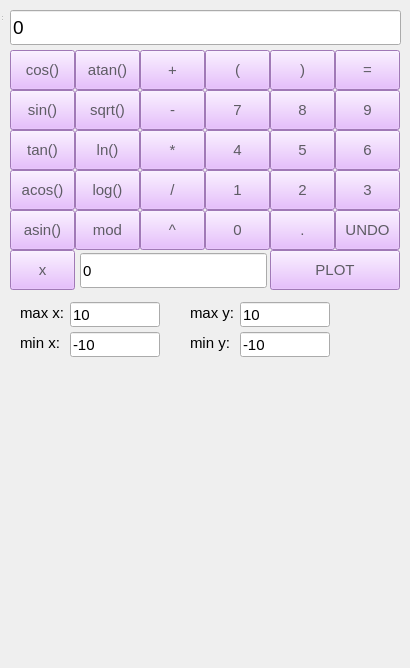
<?xml version="1.0" encoding="UTF-8"?>
<ui version="4.0">
 <class>SmartView</class>
 <widget class="QWidget" name="SmartView">
  <property name="geometry">
   <rect>
    <x>0</x>
    <y>0</y>
    <width>410</width>
    <height>668</height>
   </rect>
  </property>
  <property name="font">
   <font>
    <pointsize>11</pointsize>
   </font>
  </property>
  <property name="windowTitle">
   <string>View</string>
  </property>
  <widget class="QWidget" name="centralwidget" native="true">
   <property name="geometry">
    <rect>
     <x>0</x>
     <y>0</y>
     <width>411</width>
     <height>367</height>
    </rect>
   </property>
   <widget class="QLineEdit" name="expressionWindow">
    <property name="geometry">
     <rect>
      <x>10</x>
      <y>10</y>
      <width>391</width>
      <height>35</height>
     </rect>
    </property>
    <property name="font">
     <font>
      <pointsize>14</pointsize>
     </font>
    </property>
    <property name="layoutDirection">
     <enum>Qt::RightToLeft</enum>
    </property>
    <property name="styleSheet">
     <string notr="true">QLineEdit {
	qproperty-alignment: 'AlignVCenter | AlignLeft';
	border-bottom: 1px solid gray;
	padding-right: 10px;
}

background-color: white;</string>
    </property>
    <property name="text">
     <string>0</string>
    </property>
   </widget>
   <widget class="QPushButton" name="pushButton_cos">
    <property name="enabled">
     <bool>true</bool>
    </property>
    <property name="geometry">
     <rect>
      <x>10</x>
      <y>50</y>
      <width>65</width>
      <height>40</height>
     </rect>
    </property>
    <property name="styleSheet">
     <string notr="true">QPushButton {
	
	font: 700 16pt &quot;Pastelova Demo&quot;;
	background-color: rgb(224, 170, 255);
	color: rgb(94, 92, 100);
}

 QPushButton:hover {
	background-color: rgb(226, 179, 255);
}

QPushButton:pressed {
	background-color: qlineargradient(x1: 0, y1: 0, x2: 0, y2: 1,
											  stop: 0 #dadbde, stop: 1 #f6f7fa);
}</string>
    </property>
    <property name="text">
     <string>cos()</string>
    </property>
   </widget>
   <widget class="QPushButton" name="pushButton_atan">
    <property name="geometry">
     <rect>
      <x>75</x>
      <y>50</y>
      <width>65</width>
      <height>40</height>
     </rect>
    </property>
    <property name="styleSheet">
     <string notr="true">QPushButton {
	
	font: 700 16pt &quot;Pastelova Demo&quot;;
	background-color: rgb(224, 170, 255);
	color: rgb(94, 92, 100);
}

 QPushButton:hover {
	background-color: rgb(226, 179, 255);
}

QPushButton:pressed {
	background-color: qlineargradient(x1: 0, y1: 0, x2: 0, y2: 1,
											  stop: 0 #dadbde, stop: 1 #f6f7fa);
}</string>
    </property>
    <property name="text">
     <string>atan()</string>
    </property>
   </widget>
   <widget class="QPushButton" name="pushButton_plus">
    <property name="geometry">
     <rect>
      <x>140</x>
      <y>50</y>
      <width>65</width>
      <height>40</height>
     </rect>
    </property>
    <property name="styleSheet">
     <string notr="true">QPushButton {
	
	font: 700 16pt &quot;Pastelova Demo&quot;;
	background-color: rgb(224, 170, 255);
	color: rgb(94, 92, 100);
}

 QPushButton:hover {
	background-color: rgb(226, 179, 255);
}

QPushButton:pressed {
	background-color: qlineargradient(x1: 0, y1: 0, x2: 0, y2: 1,
											  stop: 0 #dadbde, stop: 1 #f6f7fa);
}</string>
    </property>
    <property name="text">
     <string>+</string>
    </property>
   </widget>
   <widget class="QPushButton" name="pushButton_lbracket">
    <property name="geometry">
     <rect>
      <x>205</x>
      <y>50</y>
      <width>65</width>
      <height>40</height>
     </rect>
    </property>
    <property name="styleSheet">
     <string notr="true">QPushButton {
	
	font: 700 16pt &quot;Pastelova Demo&quot;;
	background-color: rgb(224, 170, 255);
	color: rgb(94, 92, 100);
}

 QPushButton:hover {
	background-color: rgb(226, 179, 255);
}

QPushButton:pressed {
	background-color: qlineargradient(x1: 0, y1: 0, x2: 0, y2: 1,
											  stop: 0 #dadbde, stop: 1 #f6f7fa);
}</string>
    </property>
    <property name="text">
     <string>(</string>
    </property>
   </widget>
   <widget class="QPushButton" name="pushButton_rbracket">
    <property name="geometry">
     <rect>
      <x>270</x>
      <y>50</y>
      <width>65</width>
      <height>40</height>
     </rect>
    </property>
    <property name="styleSheet">
     <string notr="true">QPushButton {
	
	font: 700 16pt &quot;Pastelova Demo&quot;;
	background-color: rgb(224, 170, 255);
	color: rgb(94, 92, 100);
}

 QPushButton:hover {
	background-color: rgb(226, 179, 255);
}

QPushButton:pressed {
	background-color: qlineargradient(x1: 0, y1: 0, x2: 0, y2: 1,
											  stop: 0 #dadbde, stop: 1 #f6f7fa);
}</string>
    </property>
    <property name="text">
     <string>)</string>
    </property>
   </widget>
   <widget class="QPushButton" name="pushButton_equal">
    <property name="geometry">
     <rect>
      <x>335</x>
      <y>50</y>
      <width>65</width>
      <height>40</height>
     </rect>
    </property>
    <property name="styleSheet">
     <string notr="true">QPushButton {
	
	font: 700 16pt &quot;Pastelova Demo&quot;;
	background-color: rgb(224, 170, 255);
	color: rgb(94, 92, 100);
}

 QPushButton:hover {
	background-color: rgb(226, 179, 255);
}

QPushButton:pressed {
	background-color: qlineargradient(x1: 0, y1: 0, x2: 0, y2: 1,
											  stop: 0 #dadbde, stop: 1 #f6f7fa);
}</string>
    </property>
    <property name="text">
     <string>=</string>
    </property>
   </widget>
   <widget class="QPushButton" name="pushButton_sin">
    <property name="geometry">
     <rect>
      <x>10</x>
      <y>90</y>
      <width>65</width>
      <height>40</height>
     </rect>
    </property>
    <property name="styleSheet">
     <string notr="true">QPushButton {
	
	font: 700 16pt &quot;Pastelova Demo&quot;;
	background-color: rgb(224, 170, 255);
	color: rgb(94, 92, 100);
}

 QPushButton:hover {
	background-color: rgb(226, 179, 255);
}

QPushButton:pressed {
	background-color: qlineargradient(x1: 0, y1: 0, x2: 0, y2: 1,
											  stop: 0 #dadbde, stop: 1 #f6f7fa);
}</string>
    </property>
    <property name="text">
     <string>sin()</string>
    </property>
   </widget>
   <widget class="QPushButton" name="pushButton_sqrt">
    <property name="geometry">
     <rect>
      <x>75</x>
      <y>90</y>
      <width>65</width>
      <height>40</height>
     </rect>
    </property>
    <property name="styleSheet">
     <string notr="true">QPushButton {
	
	font: 700 16pt &quot;Pastelova Demo&quot;;
	background-color: rgb(224, 170, 255);
	color: rgb(94, 92, 100);
}

 QPushButton:hover {
	background-color: rgb(226, 179, 255);
}

QPushButton:pressed {
	background-color: qlineargradient(x1: 0, y1: 0, x2: 0, y2: 1,
											  stop: 0 #dadbde, stop: 1 #f6f7fa);
}</string>
    </property>
    <property name="text">
     <string>sqrt()</string>
    </property>
   </widget>
   <widget class="QPushButton" name="pushButton_minus">
    <property name="geometry">
     <rect>
      <x>140</x>
      <y>90</y>
      <width>65</width>
      <height>40</height>
     </rect>
    </property>
    <property name="styleSheet">
     <string notr="true">QPushButton {
	
	font: 700 16pt &quot;Pastelova Demo&quot;;
	background-color: rgb(224, 170, 255);
	color: rgb(94, 92, 100);
}

 QPushButton:hover {
	background-color: rgb(226, 179, 255);
}

QPushButton:pressed {
	background-color: qlineargradient(x1: 0, y1: 0, x2: 0, y2: 1,
											  stop: 0 #dadbde, stop: 1 #f6f7fa);
}</string>
    </property>
    <property name="text">
     <string>-</string>
    </property>
   </widget>
   <widget class="QPushButton" name="pushButton_7">
    <property name="geometry">
     <rect>
      <x>205</x>
      <y>90</y>
      <width>65</width>
      <height>40</height>
     </rect>
    </property>
    <property name="styleSheet">
     <string notr="true">QPushButton {
	
	font: 700 16pt &quot;Pastelova Demo&quot;;
	background-color: rgb(224, 170, 255);
	color: rgb(94, 92, 100);
}

 QPushButton:hover {
	background-color: rgb(226, 179, 255);
}

QPushButton:pressed {
	background-color: qlineargradient(x1: 0, y1: 0, x2: 0, y2: 1,
											  stop: 0 #dadbde, stop: 1 #f6f7fa);
}</string>
    </property>
    <property name="text">
     <string>7</string>
    </property>
   </widget>
   <widget class="QPushButton" name="pushButton_8">
    <property name="geometry">
     <rect>
      <x>270</x>
      <y>90</y>
      <width>65</width>
      <height>40</height>
     </rect>
    </property>
    <property name="styleSheet">
     <string notr="true">QPushButton {
	
	font: 700 16pt &quot;Pastelova Demo&quot;;
	background-color: rgb(224, 170, 255);
	color: rgb(94, 92, 100);
}

 QPushButton:hover {
	background-color: rgb(226, 179, 255);
}

QPushButton:pressed {
	background-color: qlineargradient(x1: 0, y1: 0, x2: 0, y2: 1,
											  stop: 0 #dadbde, stop: 1 #f6f7fa);
}</string>
    </property>
    <property name="text">
     <string>8</string>
    </property>
   </widget>
   <widget class="QPushButton" name="pushButton_9">
    <property name="geometry">
     <rect>
      <x>335</x>
      <y>90</y>
      <width>65</width>
      <height>40</height>
     </rect>
    </property>
    <property name="styleSheet">
     <string notr="true">QPushButton {
	
	font: 700 16pt &quot;Pastelova Demo&quot;;
	background-color: rgb(224, 170, 255);
	color: rgb(94, 92, 100);
}

 QPushButton:hover {
	background-color: rgb(226, 179, 255);
}

QPushButton:pressed {
	background-color: qlineargradient(x1: 0, y1: 0, x2: 0, y2: 1,
											  stop: 0 #dadbde, stop: 1 #f6f7fa);
}</string>
    </property>
    <property name="text">
     <string>9</string>
    </property>
   </widget>
   <widget class="QPushButton" name="pushButton_tan">
    <property name="geometry">
     <rect>
      <x>10</x>
      <y>130</y>
      <width>65</width>
      <height>40</height>
     </rect>
    </property>
    <property name="styleSheet">
     <string notr="true">QPushButton {
	
	font: 700 16pt &quot;Pastelova Demo&quot;;
	background-color: rgb(224, 170, 255);
	color: rgb(94, 92, 100);
}

 QPushButton:hover {
	background-color: rgb(226, 179, 255);
}

QPushButton:pressed {
	background-color: qlineargradient(x1: 0, y1: 0, x2: 0, y2: 1,
											  stop: 0 #dadbde, stop: 1 #f6f7fa);
}</string>
    </property>
    <property name="text">
     <string>tan()</string>
    </property>
   </widget>
   <widget class="QPushButton" name="pushButton_ln">
    <property name="geometry">
     <rect>
      <x>75</x>
      <y>130</y>
      <width>65</width>
      <height>40</height>
     </rect>
    </property>
    <property name="styleSheet">
     <string notr="true">QPushButton {
	
	font: 700 16pt &quot;Pastelova Demo&quot;;
	background-color: rgb(224, 170, 255);
	color: rgb(94, 92, 100);
}

 QPushButton:hover {
	background-color: rgb(226, 179, 255);
}

QPushButton:pressed {
	background-color: qlineargradient(x1: 0, y1: 0, x2: 0, y2: 1,
											  stop: 0 #dadbde, stop: 1 #f6f7fa);
}</string>
    </property>
    <property name="text">
     <string>ln()</string>
    </property>
   </widget>
   <widget class="QPushButton" name="pushButton_mult">
    <property name="geometry">
     <rect>
      <x>140</x>
      <y>130</y>
      <width>65</width>
      <height>40</height>
     </rect>
    </property>
    <property name="styleSheet">
     <string notr="true">QPushButton {
	
	font: 700 16pt &quot;Pastelova Demo&quot;;
	background-color: rgb(224, 170, 255);
	color: rgb(94, 92, 100);
}

 QPushButton:hover {
	background-color: rgb(226, 179, 255);
}

QPushButton:pressed {
	background-color: qlineargradient(x1: 0, y1: 0, x2: 0, y2: 1,
											  stop: 0 #dadbde, stop: 1 #f6f7fa);
}</string>
    </property>
    <property name="text">
     <string>*</string>
    </property>
   </widget>
   <widget class="QPushButton" name="pushButton_4">
    <property name="geometry">
     <rect>
      <x>205</x>
      <y>130</y>
      <width>65</width>
      <height>40</height>
     </rect>
    </property>
    <property name="styleSheet">
     <string notr="true">QPushButton {
	
	font: 700 16pt &quot;Pastelova Demo&quot;;
	background-color: rgb(224, 170, 255);
	color: rgb(94, 92, 100);
}

 QPushButton:hover {
	background-color: rgb(226, 179, 255);
}

QPushButton:pressed {
	background-color: qlineargradient(x1: 0, y1: 0, x2: 0, y2: 1,
											  stop: 0 #dadbde, stop: 1 #f6f7fa);
}</string>
    </property>
    <property name="text">
     <string>4</string>
    </property>
   </widget>
   <widget class="QPushButton" name="pushButton_5">
    <property name="geometry">
     <rect>
      <x>270</x>
      <y>130</y>
      <width>65</width>
      <height>40</height>
     </rect>
    </property>
    <property name="styleSheet">
     <string notr="true">QPushButton {
	
	font: 700 16pt &quot;Pastelova Demo&quot;;
	background-color: rgb(224, 170, 255);
	color: rgb(94, 92, 100);
}

 QPushButton:hover {
	background-color: rgb(226, 179, 255);
}

QPushButton:pressed {
	background-color: qlineargradient(x1: 0, y1: 0, x2: 0, y2: 1,
											  stop: 0 #dadbde, stop: 1 #f6f7fa);
}</string>
    </property>
    <property name="text">
     <string>5</string>
    </property>
   </widget>
   <widget class="QPushButton" name="pushButton_6">
    <property name="geometry">
     <rect>
      <x>335</x>
      <y>130</y>
      <width>65</width>
      <height>40</height>
     </rect>
    </property>
    <property name="styleSheet">
     <string notr="true">QPushButton {
	
	font: 700 16pt &quot;Pastelova Demo&quot;;
	background-color: rgb(224, 170, 255);
	color: rgb(94, 92, 100);
}

 QPushButton:hover {
	background-color: rgb(226, 179, 255);
}

QPushButton:pressed {
	background-color: qlineargradient(x1: 0, y1: 0, x2: 0, y2: 1,
											  stop: 0 #dadbde, stop: 1 #f6f7fa);
}</string>
    </property>
    <property name="text">
     <string>6</string>
    </property>
   </widget>
   <widget class="QPushButton" name="pushButton_acos">
    <property name="geometry">
     <rect>
      <x>10</x>
      <y>170</y>
      <width>65</width>
      <height>40</height>
     </rect>
    </property>
    <property name="styleSheet">
     <string notr="true">QPushButton {
	
	font: 700 16pt &quot;Pastelova Demo&quot;;
	background-color: rgb(224, 170, 255);
	color: rgb(94, 92, 100);
}

 QPushButton:hover {
	background-color: rgb(226, 179, 255);
}

QPushButton:pressed {
	background-color: qlineargradient(x1: 0, y1: 0, x2: 0, y2: 1,
											  stop: 0 #dadbde, stop: 1 #f6f7fa);
}</string>
    </property>
    <property name="text">
     <string>acos()</string>
    </property>
   </widget>
   <widget class="QPushButton" name="pushButton_log">
    <property name="geometry">
     <rect>
      <x>75</x>
      <y>170</y>
      <width>65</width>
      <height>40</height>
     </rect>
    </property>
    <property name="styleSheet">
     <string notr="true">QPushButton {
	
	font: 700 16pt &quot;Pastelova Demo&quot;;
	background-color: rgb(224, 170, 255);
	color: rgb(94, 92, 100);
}

 QPushButton:hover {
	background-color: rgb(226, 179, 255);
}

QPushButton:pressed {
	background-color: qlineargradient(x1: 0, y1: 0, x2: 0, y2: 1,
											  stop: 0 #dadbde, stop: 1 #f6f7fa);
}</string>
    </property>
    <property name="text">
     <string>log()</string>
    </property>
   </widget>
   <widget class="QPushButton" name="pushButton_div">
    <property name="geometry">
     <rect>
      <x>140</x>
      <y>170</y>
      <width>65</width>
      <height>40</height>
     </rect>
    </property>
    <property name="styleSheet">
     <string notr="true">QPushButton {
	
	font: 700 16pt &quot;Pastelova Demo&quot;;
	background-color: rgb(224, 170, 255);
	color: rgb(94, 92, 100);
}

 QPushButton:hover {
	background-color: rgb(226, 179, 255);
}

QPushButton:pressed {
	background-color: qlineargradient(x1: 0, y1: 0, x2: 0, y2: 1,
											  stop: 0 #dadbde, stop: 1 #f6f7fa);
}</string>
    </property>
    <property name="text">
     <string>/</string>
    </property>
   </widget>
   <widget class="QPushButton" name="pushButton_1">
    <property name="geometry">
     <rect>
      <x>205</x>
      <y>170</y>
      <width>65</width>
      <height>40</height>
     </rect>
    </property>
    <property name="styleSheet">
     <string notr="true">QPushButton {
	
	font: 700 16pt &quot;Pastelova Demo&quot;;
	background-color: rgb(224, 170, 255);
	color: rgb(94, 92, 100);
}

 QPushButton:hover {
	background-color: rgb(226, 179, 255);
}

QPushButton:pressed {
	background-color: qlineargradient(x1: 0, y1: 0, x2: 0, y2: 1,
											  stop: 0 #dadbde, stop: 1 #f6f7fa);
}</string>
    </property>
    <property name="text">
     <string>1</string>
    </property>
   </widget>
   <widget class="QPushButton" name="pushButton_2">
    <property name="geometry">
     <rect>
      <x>270</x>
      <y>170</y>
      <width>65</width>
      <height>40</height>
     </rect>
    </property>
    <property name="styleSheet">
     <string notr="true">QPushButton {
	
	font: 700 16pt &quot;Pastelova Demo&quot;;
	background-color: rgb(224, 170, 255);
	color: rgb(94, 92, 100);
}

 QPushButton:hover {
	background-color: rgb(226, 179, 255);
}

QPushButton:pressed {
	background-color: qlineargradient(x1: 0, y1: 0, x2: 0, y2: 1,
											  stop: 0 #dadbde, stop: 1 #f6f7fa);
}</string>
    </property>
    <property name="text">
     <string>2</string>
    </property>
   </widget>
   <widget class="QPushButton" name="pushButton_3">
    <property name="geometry">
     <rect>
      <x>335</x>
      <y>170</y>
      <width>65</width>
      <height>40</height>
     </rect>
    </property>
    <property name="styleSheet">
     <string notr="true">QPushButton {
	
	font: 700 16pt &quot;Pastelova Demo&quot;;
	background-color: rgb(224, 170, 255);
	color: rgb(94, 92, 100);
}

 QPushButton:hover {
	background-color: rgb(226, 179, 255);
}

QPushButton:pressed {
	background-color: qlineargradient(x1: 0, y1: 0, x2: 0, y2: 1,
											  stop: 0 #dadbde, stop: 1 #f6f7fa);
}</string>
    </property>
    <property name="text">
     <string>3</string>
    </property>
   </widget>
   <widget class="QPushButton" name="pushButton_asin">
    <property name="geometry">
     <rect>
      <x>10</x>
      <y>210</y>
      <width>65</width>
      <height>40</height>
     </rect>
    </property>
    <property name="styleSheet">
     <string notr="true">QPushButton {
	
	font: 700 16pt &quot;Pastelova Demo&quot;;
	background-color: rgb(224, 170, 255);
	color: rgb(94, 92, 100);
}

 QPushButton:hover {
	background-color: rgb(226, 179, 255);
}

QPushButton:pressed {
	background-color: qlineargradient(x1: 0, y1: 0, x2: 0, y2: 1,
											  stop: 0 #dadbde, stop: 1 #f6f7fa);
}</string>
    </property>
    <property name="text">
     <string>asin()</string>
    </property>
   </widget>
   <widget class="QPushButton" name="pushButton_mod">
    <property name="geometry">
     <rect>
      <x>75</x>
      <y>210</y>
      <width>65</width>
      <height>40</height>
     </rect>
    </property>
    <property name="styleSheet">
     <string notr="true">QPushButton {
	
	font: 700 16pt &quot;Pastelova Demo&quot;;
	background-color: rgb(224, 170, 255);
	color: rgb(94, 92, 100);
}

 QPushButton:hover {
	background-color: rgb(226, 179, 255);
}

QPushButton:pressed {
	background-color: qlineargradient(x1: 0, y1: 0, x2: 0, y2: 1,
											  stop: 0 #dadbde, stop: 1 #f6f7fa);
}</string>
    </property>
    <property name="text">
     <string>mod</string>
    </property>
   </widget>
   <widget class="QPushButton" name="pushButton_power">
    <property name="geometry">
     <rect>
      <x>140</x>
      <y>210</y>
      <width>65</width>
      <height>40</height>
     </rect>
    </property>
    <property name="styleSheet">
     <string notr="true">QPushButton {
	
	font: 700 16pt &quot;Pastelova Demo&quot;;
	background-color: rgb(224, 170, 255);
	color: rgb(94, 92, 100);
}

 QPushButton:hover {
	background-color: rgb(226, 179, 255);
}

QPushButton:pressed {
	background-color: qlineargradient(x1: 0, y1: 0, x2: 0, y2: 1,
											  stop: 0 #dadbde, stop: 1 #f6f7fa);
}</string>
    </property>
    <property name="text">
     <string>^</string>
    </property>
   </widget>
   <widget class="QPushButton" name="pushButton_0">
    <property name="geometry">
     <rect>
      <x>205</x>
      <y>210</y>
      <width>65</width>
      <height>40</height>
     </rect>
    </property>
    <property name="styleSheet">
     <string notr="true">QPushButton {
	
	font: 700 16pt &quot;Pastelova Demo&quot;;
	background-color: rgb(224, 170, 255);
	color: rgb(94, 92, 100);
}

 QPushButton:hover {
	background-color: rgb(226, 179, 255);
}

QPushButton:pressed {
	background-color: qlineargradient(x1: 0, y1: 0, x2: 0, y2: 1,
											  stop: 0 #dadbde, stop: 1 #f6f7fa);
}</string>
    </property>
    <property name="text">
     <string>0</string>
    </property>
   </widget>
   <widget class="QPushButton" name="pushButton_dot">
    <property name="geometry">
     <rect>
      <x>270</x>
      <y>210</y>
      <width>65</width>
      <height>40</height>
     </rect>
    </property>
    <property name="styleSheet">
     <string notr="true">QPushButton {
	
	font: 700 16pt &quot;Pastelova Demo&quot;;
	background-color: rgb(224, 170, 255);
	color: rgb(94, 92, 100);
}

 QPushButton:hover {
	background-color: rgb(226, 179, 255);
}

QPushButton:pressed {
	background-color: qlineargradient(x1: 0, y1: 0, x2: 0, y2: 1,
											  stop: 0 #dadbde, stop: 1 #f6f7fa);
}</string>
    </property>
    <property name="text">
     <string>.</string>
    </property>
   </widget>
   <widget class="QPushButton" name="pushButton_undo">
    <property name="geometry">
     <rect>
      <x>335</x>
      <y>210</y>
      <width>65</width>
      <height>40</height>
     </rect>
    </property>
    <property name="styleSheet">
     <string notr="true">QPushButton {
	
	font: 700 16pt &quot;Pastelova Demo&quot;;
	background-color: rgb(224, 170, 255);
	color: rgb(94, 92, 100);
}

 QPushButton:hover {
	background-color: rgb(226, 179, 255);
}

QPushButton:pressed {
	background-color: qlineargradient(x1: 0, y1: 0, x2: 0, y2: 1,
											  stop: 0 #dadbde, stop: 1 #f6f7fa);
}</string>
    </property>
    <property name="text">
     <string>UNDO</string>
    </property>
   </widget>
   <widget class="QPushButton" name="pushButton_x">
    <property name="geometry">
     <rect>
      <x>10</x>
      <y>250</y>
      <width>65</width>
      <height>40</height>
     </rect>
    </property>
    <property name="styleSheet">
     <string notr="true">QPushButton {
	
	font: 700 16pt &quot;Pastelova Demo&quot;;
	background-color: rgb(224, 170, 255);
	color: rgb(94, 92, 100);
}

 QPushButton:hover {
	background-color: rgb(226, 179, 255);
}

QPushButton:pressed {
	background-color: qlineargradient(x1: 0, y1: 0, x2: 0, y2: 1,
											  stop: 0 #dadbde, stop: 1 #f6f7fa);
}</string>
    </property>
    <property name="text">
     <string>x</string>
    </property>
   </widget>
   <widget class="QLineEdit" name="xValue">
    <property name="geometry">
     <rect>
      <x>80</x>
      <y>253</y>
      <width>187</width>
      <height>35</height>
     </rect>
    </property>
    <property name="styleSheet">
     <string notr="true">QLineEdit {
	qproperty-alignment: 'AlignVCenter | AlignLeft';
	border-bottom: 1px solid gray;
	padding-right: 10px;
}

background-color: white;</string>
    </property>
    <property name="text">
     <string>0</string>
    </property>
   </widget>
   <widget class="QPushButton" name="pushButton_PLOT">
    <property name="geometry">
     <rect>
      <x>270</x>
      <y>250</y>
      <width>130</width>
      <height>40</height>
     </rect>
    </property>
    <property name="styleSheet">
     <string notr="true">QPushButton {
	
	font: 700 16pt &quot;Pastelova Demo&quot;;
	background-color: rgb(224, 170, 255);
	color: rgb(94, 92, 100);
}

 QPushButton:hover {
	background-color: rgb(226, 179, 255);
}

QPushButton:pressed {
	background-color: qlineargradient(x1: 0, y1: 0, x2: 0, y2: 1,
											  stop: 0 #dadbde, stop: 1 #f6f7fa);
}</string>
    </property>
    <property name="text">
     <string>PLOT</string>
    </property>
   </widget>
   <widget class="QLabel" name="label">
    <property name="geometry">
     <rect>
      <x>20</x>
      <y>300</y>
      <width>44</width>
      <height>25</height>
     </rect>
    </property>
    <property name="text">
     <string>max x:</string>
    </property>
   </widget>
   <widget class="QLabel" name="label_2">
    <property name="geometry">
     <rect>
      <x>20</x>
      <y>330</y>
      <width>41</width>
      <height>25</height>
     </rect>
    </property>
    <property name="text">
     <string>min x:</string>
    </property>
   </widget>
   <widget class="QLabel" name="label_3">
    <property name="geometry">
     <rect>
      <x>190</x>
      <y>300</y>
      <width>43</width>
      <height>25</height>
     </rect>
    </property>
    <property name="text">
     <string>max y:</string>
    </property>
   </widget>
   <widget class="QLabel" name="label_4">
    <property name="geometry">
     <rect>
      <x>190</x>
      <y>330</y>
      <width>40</width>
      <height>25</height>
     </rect>
    </property>
    <property name="text">
     <string>min y:</string>
    </property>
   </widget>
   <widget class="QLineEdit" name="maxX">
    <property name="geometry">
     <rect>
      <x>70</x>
      <y>302</y>
      <width>90</width>
      <height>25</height>
     </rect>
    </property>
    <property name="text">
     <string>10</string>
    </property>
   </widget>
   <widget class="QLineEdit" name="minX">
    <property name="geometry">
     <rect>
      <x>70</x>
      <y>332</y>
      <width>90</width>
      <height>25</height>
     </rect>
    </property>
    <property name="text">
     <string>-10</string>
    </property>
   </widget>
   <widget class="QLineEdit" name="maxY">
    <property name="geometry">
     <rect>
      <x>240</x>
      <y>302</y>
      <width>90</width>
      <height>25</height>
     </rect>
    </property>
    <property name="text">
     <string>10</string>
    </property>
   </widget>
   <widget class="QLineEdit" name="minY">
    <property name="geometry">
     <rect>
      <x>240</x>
      <y>332</y>
      <width>90</width>
      <height>25</height>
     </rect>
    </property>
    <property name="text">
     <string>-10</string>
    </property>
   </widget>
  </widget>
  <widget class="QStatusBar" name="statusbar">
   <property name="geometry">
    <rect>
     <x>0</x>
     <y>0</y>
     <width>3</width>
     <height>22</height>
    </rect>
   </property>
  </widget>
  <widget class="QCustomPlot" name="customPlot" native="true">
   <property name="geometry">
    <rect>
     <x>10</x>
     <y>370</y>
     <width>391</width>
     <height>271</height>
    </rect>
   </property>
  </widget>
 </widget>
 <customwidgets>
  <customwidget>
   <class>QCustomPlot</class>
   <extends>QWidget</extends>
   <header>qcustomplot.h</header>
   <container>1</container>
  </customwidget>
 </customwidgets>
 <resources/>
 <connections/>
</ui>
